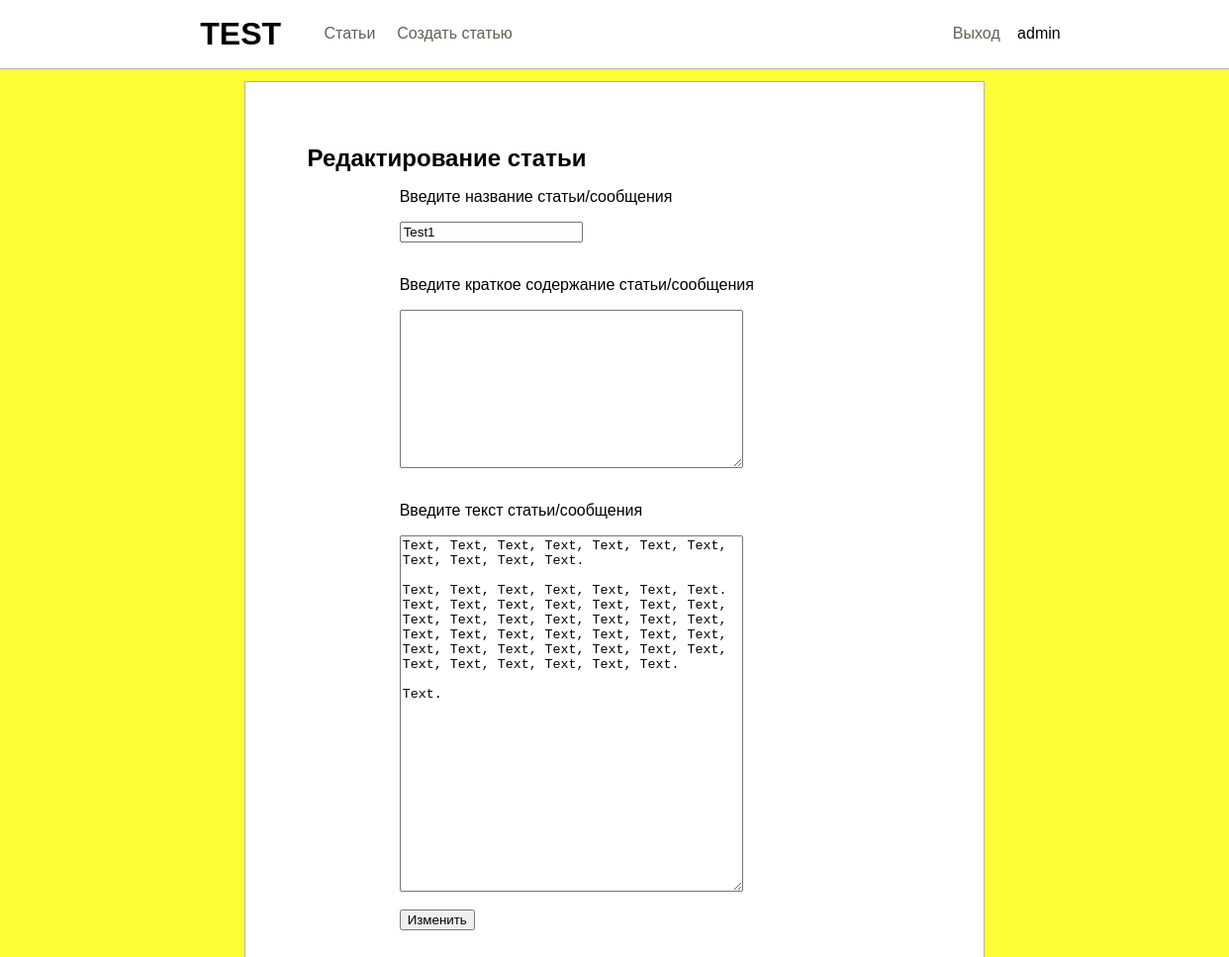
/article_redact.php?id=1 (signed in), run on the app's committed database.
### tables this page shows
CREATE TABLE `articles` (
  `id` int(11) NOT NULL,
  `head` varchar(255) NOT NULL,
  `author` varchar(255) NOT NULL,
  `short` text NOT NULL,
  `text` text NOT NULL,
  `pubdate` datetime NOT NULL DEFAULT CURRENT_TIMESTAMP
);

### article_redact.php (the view, shortened to what this page needs)
<?php
include 'includes/header.php';
$id=$_GET['id'];
?>
    <div class="container main bg_white" style="padding: 5%; width: 50%">
        <h2>Редактирование статьи</h2>
        <form class="container" action="includes/article_update.php" method="post">
            <?php
            include 'includes/connection.php';
            $result = mysqli_query($connection,"SELECT * FROM `articles` WHERE `id`='$id'");
            while (($articles=mysqli_fetch_assoc($result)))
            {?>
                <p>Введите название статьи/сообщения</p>
                <input name="head" value="<?php echo $articles['head']?>"><br><br>
                <p>Введите краткое содержание статьи/сообщения</p>
                <textarea name="short" style="height: 20%"></textarea><br><br>
                <p>Введите текст статьи/сообщения</p>
                <textarea name="text"><?php echo str_replace("<br>","\n",$articles['text']);?></textarea><br><br>
                <input type="submit" value="Изменить"><?
            }
            ?>
        </form>
    </div>

### css/main.css (style rules this page uses)
.container { width: 70%; margin: 0 auto; }
.bg_white { background-color: #fff; }
.container textarea { width: 80%; height: 45%; }
.main { border: rgba(139, 139, 139, 0.65) solid 1px; margin-top: 1%; padding: 1%; }
h2 { margin: 0; padding: 0; }

### data on the page
articles: head "Test1", text "Text, Text, Text, Text, Text, Text, Text, Text, Text, Text, Text. Text, Text, Text, Text, Text, Text, Text. Text, Text, Text, Text, Text, Text, Text, Text, Text, Text, Text, Text, Text, Text, Text, Text, Text, Text, Text, Text, Text, Text, Text, Text, Text, Text, Text, Text, Text, Text, Text, Text, Text, Text. Text."

### other printed values
$_SESSION['login'] "admin"
